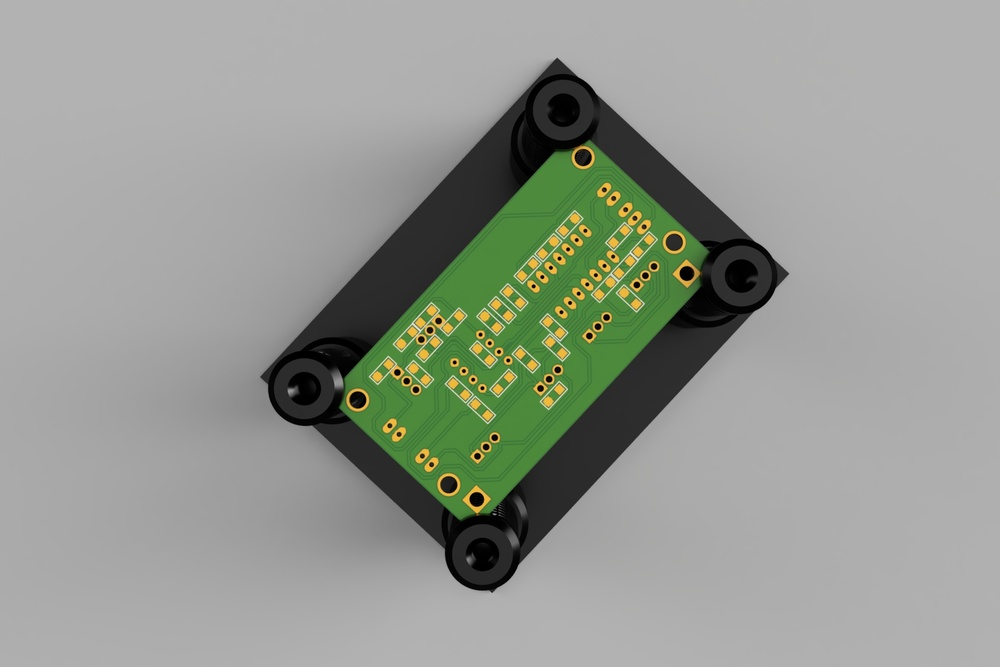
#> input picture Vision Artificial/PCB/from.jpg, 1000 x 667 px, shrunk from 1800 x 1200 before the run, found by its file name
$ python edged.py
#> lines starting #> are read from the running program, lines starting #| are printed output that depends on the picture; after the words box and inside, x2 and y2 are one past the last pixel; in counts of white or black regions, pixels touching at a corner belong together
import cv2

_from = cv2.imread('Vision Artificial/PCB/from.jpg')
#> _from is the input picture: shape (667, 1000, 3); mean B, G, R 145.2, 153.1, 148.7
edged = cv2.Canny(_from, 30, 30)
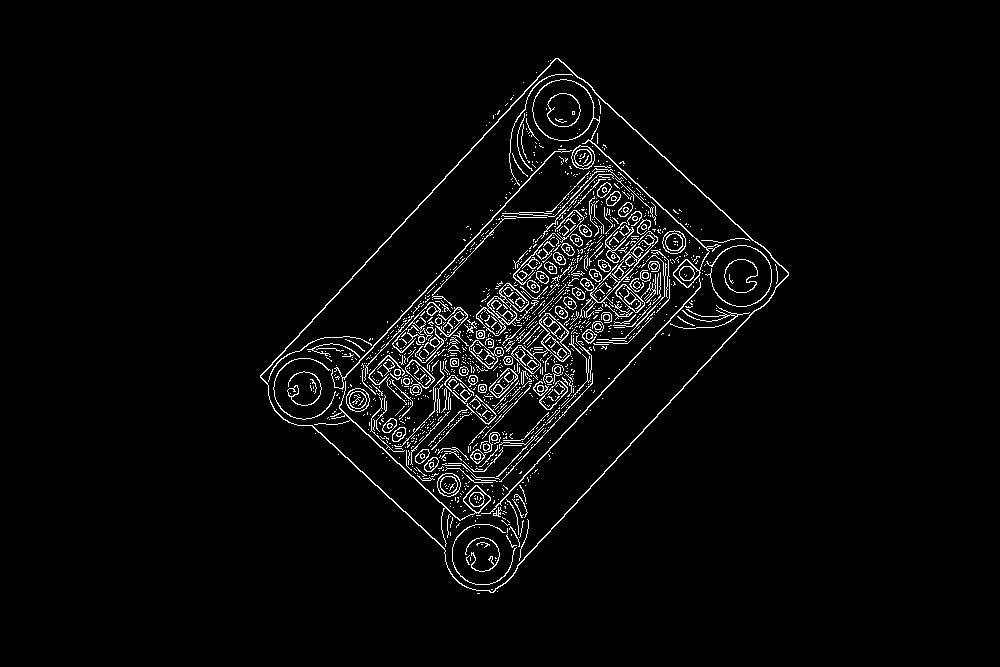
#> edged: shape (667, 1000); 3.3% white in thin lines or dots, all inside (x1, y1, x2, y2) = (260, 58, 789, 594)
cv2.imwrite('Vision Artificial/PCB/from-edged.png', edged)
